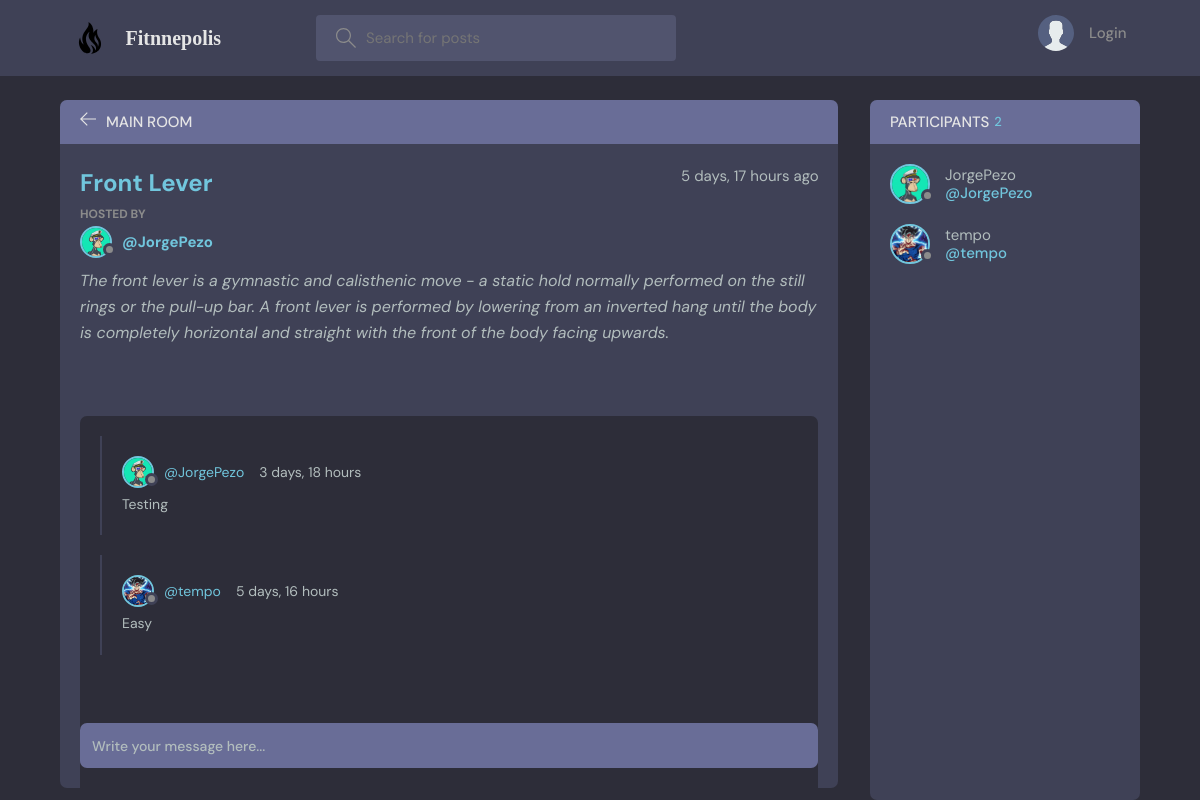
The page /room/1/ on the database its author committed.
### playground/models.py (models this page shows, shortened)
class Room(models.Model):
    host = models.ForeignKey(User, on_delete=models.SET_NULL, null=True)
    topic = models.ForeignKey(Topic, on_delete=models.SET_NULL, null=True)
    name = models.CharField(max_length=200)
    description = models.TextField(null=True, blank=True)
    participants = models.ManyToManyField(User, related_name='participants', blank=True)
    url = EmbedVideoField(null=True)
    updated = models.DateTimeField(auto_now=True)
    created = models.DateTimeField(auto_now_add=True)
    image = models.ImageField(null=True, upload_to='media')
    class Meta:
        ordering = ['-updated', '-created']

class User(AbstractUser):
    name = models.CharField(max_length=200, null=True)
    email = models.EmailField(unique=True, null=True)
    bio = models.TextField(null=True)
    avatar = models.ImageField(null=True, default="avatar.svg")
    USERNAME_FIELD = 'email'
    REQUIRED_FIELDS = []

class Message(models.Model):
    user = models.ForeignKey(User, on_delete=models.CASCADE)
    room = models.ForeignKey(Room, on_delete=models.CASCADE)
    body = models.TextField()
    updated = models.DateTimeField(auto_now=True)
    created = models.DateTimeField(auto_now_add=True)
    class Meta:
        ordering = ['-updated', '-created']

### playground/views.py (the view, shortened to what this page needs)
# urls.py: path('room/<str:pk>/', views.room, name="room"),
def room(request, pk):
    room = Room.objects.get(id=pk)
    room_messages = room.message_set.all().order_by('-created')
    participants = room.participants.all()
    videos = Room.objects.all()
    context = {'room': room, 'room_messages': room_messages, 'participants': participants, 'videos': videos}
    return render(request, 'playground/room.html', context)

### playground/models.py (called while the page is built)
    def __str__(self):
        return self.name

### playground/templates/playground/room.html (shortened to what this page needs)
{% extends 'main.html' %}
{% load embed_video_tags %}
{% block content %}
{% load embed_video_tags %}
<main class="profile-page layout layout--2">
  <div class="container">
    <div class="room">
      <div class="room__top">
        <div class="room__topLeft">
          <a href="{% url 'home' %}">
            <svg version="1.1" xmlns="http://www.w3.org/2000/svg" width="32" height="32" viewBox="0 0 32 32">
              <title>arrow-left</title>
              <path
                d="M13.723 2.286l-13.723 13.714 13.719 13.714 1.616-1.611-10.96-10.96h27.625v-2.286h-27.625l10.965-10.965-1.616-1.607z"
              ></path>
            </svg>
          </a>
          <h3>Main Room</h3>
        </div>
      </div>
      <div class="room__box ">
        <div class="room__header ">
          <div class="room__info">
            <h3>
              <strong>{{room.name}}</strong>
            </h3>
            <span>{{room.created|timesince}} ago</span>
          </div>
          <div class="room__hosted">
            <p>Hosted By</p>
            <a href="{% url 'user-profile' room.host.id %}" class="room__author">
              <div class="avatar avatar--small">
                <img src="{{room.host.avatar.url}}" />
              </div>
              <span>
                <strong>@{{room.host.username}}</strong>
              </span>
            </a>
          </div>
          <div class="room__details">
            <span>
              <em style="font-size: 16px">{{room.description}}</em>
            </span>
            <br>
            <br>
            <div class="mt-5 px-5">
              <center><iframe width="560" height="315" src="{{room.url}}" frameborder="0" allowfullscreen></iframe></center>
            </div>
          </div>
        </div>
        <br>
        <br>
        <div class="room__conversation">
          <div class="threads scroll">
            {% for message in room_messages %}
            <div class="thread">
              <div class="thread__top">
                <div class="thread__author">
                  <a href="{% url 'user-profile' message.user.id %}" class="thread__authorInfo">
                    <div class="avatar avatar--small">
                      <img src="{{message.user.avatar.url}}" />
                    </div>
                    <span>@{{message.user.username}}</span>
                  </a>
                  <span class="thread__date">{{message.created|timesince}}</span>
                </div>
              </div>
              <div class="thread__details">
                {{message.body}}
              </div>
            </div>
            {% endfor %}
          </div>
        </div>
      </div>
      <div class="room__message">
        <form action="" method="POST">
          <input name="body" placeholder="Write your message here..." /></form>
      </div>
    </div>
    <div class="participants">
      <h3 class="participants__top">Participants <span>{{participants.count}}</span></h3>
      <div class="participants__list scroll">
        {% for user in participants %}
        <a href="{% url 'user-profile' user.id %}" class="participant">
          <div class="avatar avatar--medium">
            <img src="{{user.avatar.url}}" />
          </div>
          <p>
            {{user.username}}
            <span>@{{user.username}}</span>
          </p>
        </a>
        {% endfor %}
      </div>
    </div>
  </div>
</main>
{% endblock content %}

### rows shown on the page
Room: name "Front Lever", created "5 days, 17 hours", host.avatar (picture), host.username "JorgePezo", description "The front lever is a gymnastic and calisthenic move - a static hold normally performed on the still rings or the pull-up bar. A front lever is performed by lowering from an inverted hang until the body is completely horizontal and straight with the front of the body facing upwards."
Message: user.avatar (picture), user.username "JorgePezo", created "3 days, 18 hours", body "Testing"
Message: user.avatar (placeholder picture), user.username "tempo", created "5 days, 16 hours", body "Easy"
User: avatar (picture), username "JorgePezo"
User: avatar (placeholder picture), username "tempo"

### other values the page prints
{{ participants.count }} "2"
